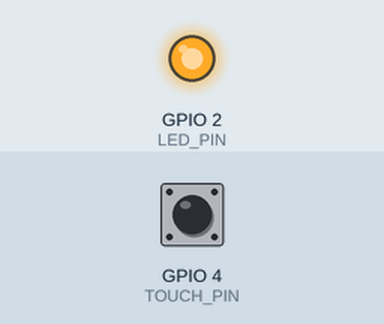
A sketch run on a simulated ESP32. Shown: output pins drawn as LEDs (lit = HIGH). Inputs (shaded band) come from the test bench; at power-on: GPIO 4 (TOUCH_PIN) HIGH. What the sketch prints to the serial monitor is not drawn.

Above: at 0.1 s.
Timing chart, 0 to 1.6 s (numbered marks = the images above):
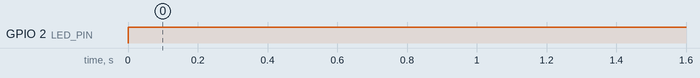

The sketch:

CapacitiveTouchSensor.ino
```cpp
// Most pins on ESP32 can act as Capacitive Touch Sensors. This means the pin can detect the tiny change in electrical capacitance
// when your finger gets near it (just like a smartphone screen). You don't even need any components, just bare wires!

const int TOUCH_PIN = 4;         // This is actually "Touch 0" on the ESP32
const int LED_PIN = 2;           // Builtin LED
const int TOUCH_THRESHOLD = 600; // Anything below this counts as a touch

void setup()
{
    Serial.begin(115200);
    pinMode(LED_PIN, OUTPUT);
}

void loop()
{
    // Read the touch value
    int touchValue = touchRead(TOUCH_PIN);

    // Print it so you can see your specific "touch signature"
    Serial.print("Touch Value: ");
    Serial.println(touchValue);

    // If the value drops below our threshold, turn on the LED
    if (touchValue < TOUCH_THRESHOLD)
    {
        digitalWrite(LED_PIN, HIGH);
    }
    else
    {
        digitalWrite(LED_PIN, LOW);
    }

    delay(100);
}

// You can tape that wire to the inside of a plastic box, and it will detect your touch through the plastic!
// You can turn any metal object (like a lamp or a piece of foil) into a button!
```

Measured:
- by itself, GPIO 2 (LED_PIN): LOW → HIGH at 0.00 s
